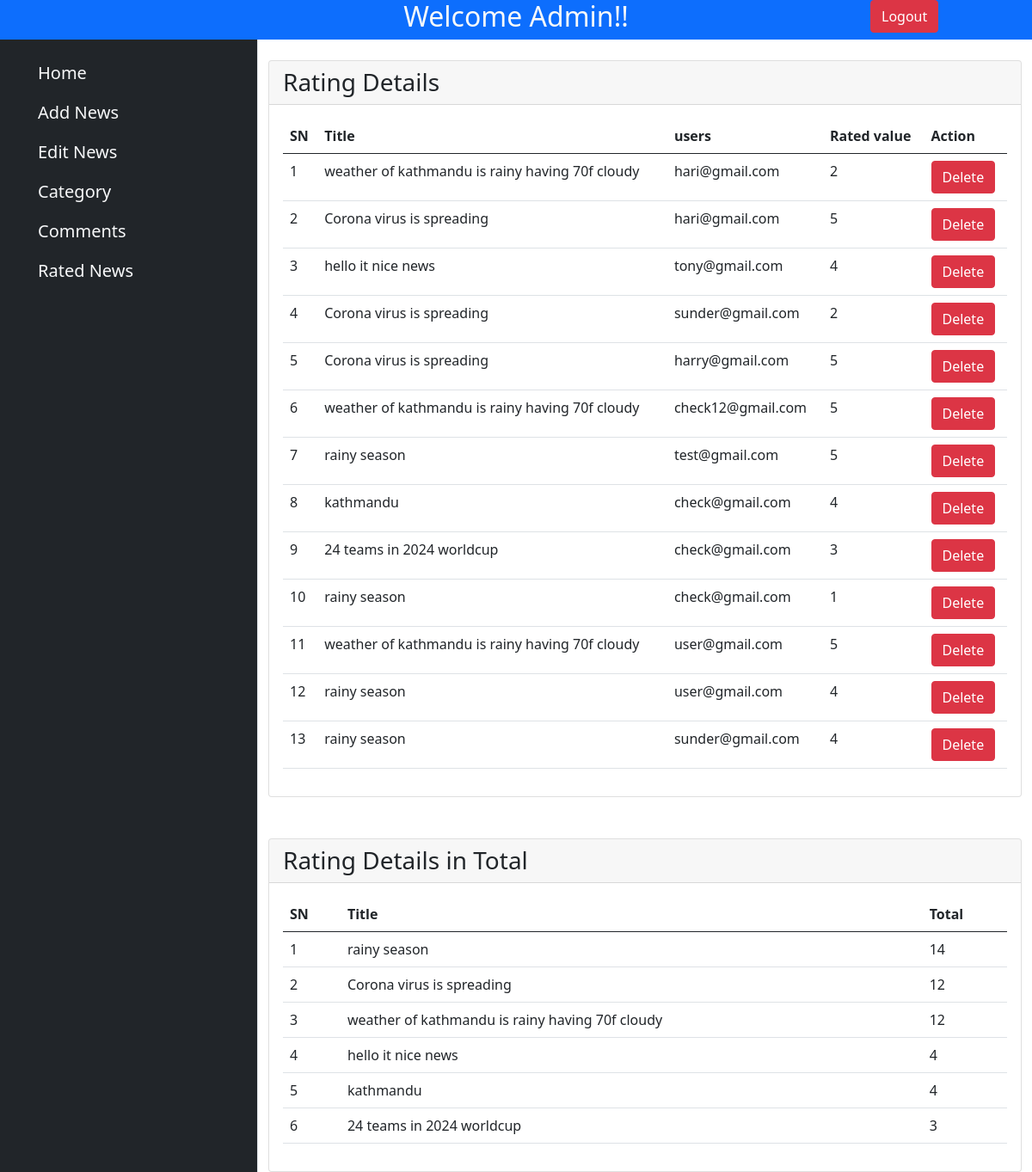
Page /admin/rated.php (signed in) on the committed database.
### tables this page shows
CREATE TABLE `rating` (
  `rid` int(11) NOT NULL,
  `nid` int(11) NOT NULL,
  `uid` varchar(50) NOT NULL,
  `counts` int(11) NOT NULL
);

CREATE TABLE `news` (
  `nid` int(11) NOT NULL,
  `category` int(11) NOT NULL,
  `title` varchar(200) NOT NULL,
  `slug` varchar(100) NOT NULL,
  `description` varchar(5000) NOT NULL,
  `image` varchar(2000) NOT NULL,
  `date` varchar(100) NOT NULL
);

### admin/rated.php (the view, shortened to what this page needs)
<?php include('layout/header.php');
?>
 <div class="container-fluid">
     <div class="row">
      <?php
      include('layout/sidebar.php');
      ?>
         <div class="col-9 mt-4">
            <div class="card">
                <div class="card-header h3">Rating Details</div>
                <div class="card-body">
                        <table class="table">
                            <thead>
                                 <tr>
                                    <th scope="col">SN</th>
                                    <th scope="col">Title</th>
                                    <th scope="col">users</th>
                                    <th scope="col">Rated value</th>
                                    <th scope="col">Action</th>
                                </tr>
                            </thead>
                            <tbody>
                            <?php
                                $conn=mysqli_connect('localhost','root','','project');
                                    $sql= "SELECT  news.title, rating.uid,rating.counts,rating.rid from rating INNER JOIN news on rating.nid=news.nid order by rating.rid desc";
                                    $result= $conn->query($sql);
                                    $i=1;
                                    while($row=$result->fetch_assoc())
                                    {
                                        echo "<tr><td>".$i++."</td>";
                                        echo "<td>".$row['title']."</td>";
                                        echo "<td>".$row['uid']."</td>";
                                        echo "<td>".$row['counts']."</td>";
                                        echo "<td><button id='".$row['rid']."'class=' delete btn btn-danger'>Delete</button></td></tr>";
                                    }
                            ?>
                            </tbody>
                        </table>
                 </div>
            </div>
            <div class="card mt-5">
                <div class="card-header h3">Rating Details in Total</div>
                <div class="card-body">
                        <table class="table">
                            <thead>
                                 <tr>
                                    <th scope="col">SN</th>
                                    <th scope="col">Title</th>
                                    <th scope="col">Total</th>
                                </tr>
                            </thead>
                            <tbody>
                            <?php
                                $conn=mysqli_connect('localhost','root','','project');
                                $sql= "SELECT news.nid,news.slug, news.title,SUM(rating.counts) FROM rating
                                INNER JOIN news ON rating.nid = news.nid GROUP BY rating.nid, news.title ORDER BY SUM(rating.counts) desc" ;
                                    $result= $conn->query($sql);
                                    $i=1;
                                    while($row=$result->fetch_assoc())
                                    {
                                        echo "<tr><td>".$i++."</td>";
                                        echo "<td>".$row['title']."</td>";
                                        echo "<td>".$row['SUM(rating.counts)']."</td>";
                                    }
                            ?>
                            </tbody>
                        </table>
                 </div>
            </div>
        </div>
    </div>
</div>
</body>
</html>

### rows in the picture
rating: nid.title "weather of kathmandu is rainy having 70f cloudy", uid "hari@gmail.com", counts "2"
rating: nid.title "Corona virus is spreading", uid "hari@gmail.com", counts "5"
rating: nid.title "hello it nice news", uid "tony@gmail.com", counts "4"
rating: nid.title "Corona virus is spreading", uid "sunder@gmail.com", counts "2"
rating: nid.title "Corona virus is spreading", uid "harry@gmail.com", counts "5"
rating: nid.title "weather of kathmandu is rainy having 70f cloudy", uid "check12@gmail.com", counts "5"
rating: nid.title "rainy season", uid "test@gmail.com", counts "5"
rating: nid.title "kathmandu", uid "check@gmail.com", counts "4"
rating: nid.title "24 teams in 2024 worldcup", uid "check@gmail.com", counts "3"
rating: nid.title "rainy season", uid "check@gmail.com", counts "1"
rating: nid.title "weather of kathmandu is rainy having 70f cloudy", uid "user@gmail.com", counts "5"
rating: nid.title "rainy season", uid "user@gmail.com", counts "4"
rating: nid.title "rainy season", uid "sunder@gmail.com", counts "4"
news: title "rainy season", SUM "14"
news: title "Corona virus is spreading", SUM "12"
news: title "weather of kathmandu is rainy having 70f cloudy", SUM "12"
news: title "hello it nice news", SUM "4"
news: title "kathmandu", SUM "4"
news: title "24 teams in 2024 worldcup", SUM "3"
